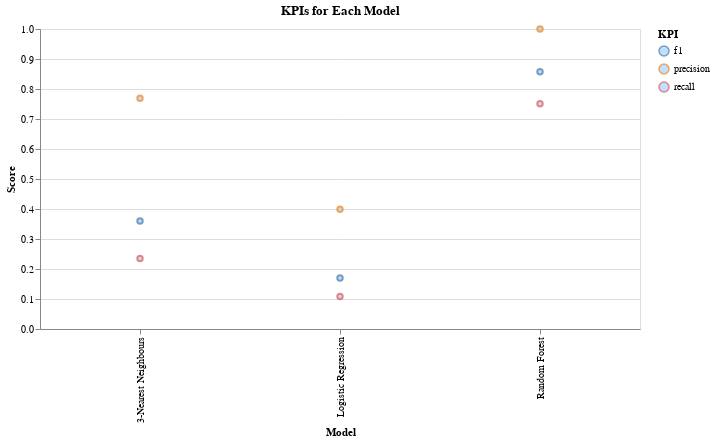

Notebook code cell kept with this figure:
### Code cell
plot = alt.Chart(kpis_df, title=alt.Title('KPIs for Each Model')).mark_point().encode(
    x = alt.X('models', title='Model'),
    y = alt.Y('Score'),
    color = 'KPI')

plot

### Figure 1 — Vega-Lite specification as saved in the notebook (floating-point values rounded to 4 significant figures)
{"config": {"title": {"font": "Arial"}, "axis": {"labelFont": "Arial", "titleFont": "Arial"}, "view": {"height": 300, "width": 600}, "mark": {"color": "#9fd1fff2", "fill": "#9fd1fff2"}}, "data": {"name": "data-52a2e42c8016ca84ee224ddf3a4b63f5"}, "mark": {"type": "point"}, "encoding": {"color": {"field": "KPI", "type": "nominal"}, "x": {"field": "models", "title": "Model", "type": "nominal"}, "y": {"field": "Score", "type": "quantitative"}}, "title": {"text": "KPIs for Each Model"}, "$schema": "https://vega.github.io/schema/vega-lite/v5.17.0.json", "datasets": {"data-52a2e42c8016ca84ee224ddf3a4b63f5": [{"models": "Logistic Regression", "KPI": "f1", "Score": 0.1702}, {"models": "3-Nearest Neighbours", "KPI": "f1", "Score": 0.3601}, {"models": "Random Forest", "KPI": "f1", "Score": 0.8577}, {"models": "Logistic Regression", "KPI": "precision", "Score": 0.3988}, {"models": "3-Nearest Neighbours", "KPI": "precision", "Score": 0.7692}, {"models": "Random Forest", "KPI": "precision", "Score": 1.0}, {"models": "Logistic Regression", "KPI": "recall", "Score": 0.1082}, {"models": "3-Nearest Neighbours", "KPI": "recall", "Score": 0.2351}, {"models": "Random Forest", "KPI": "recall", "Score": 0.7508}]}}
